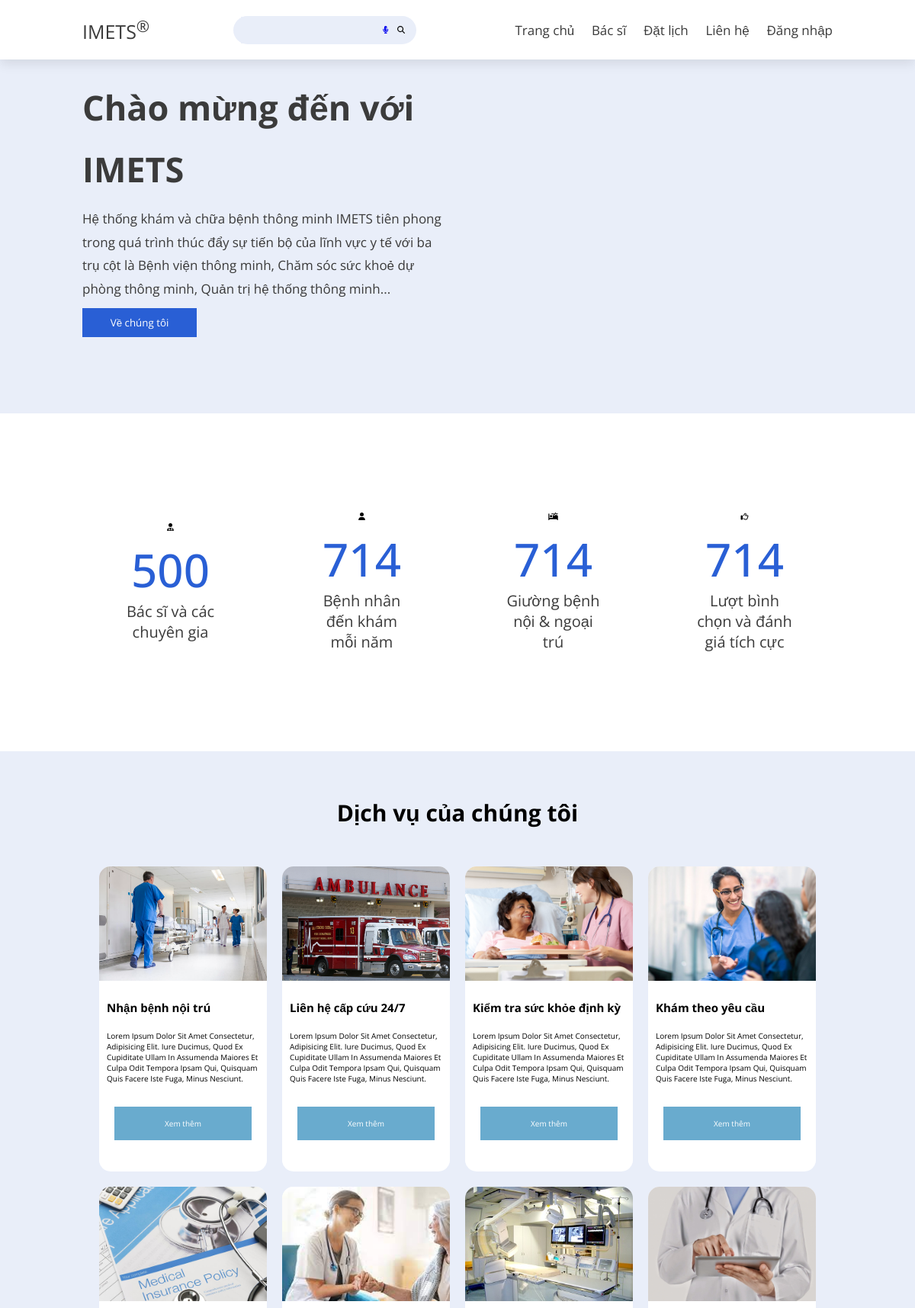
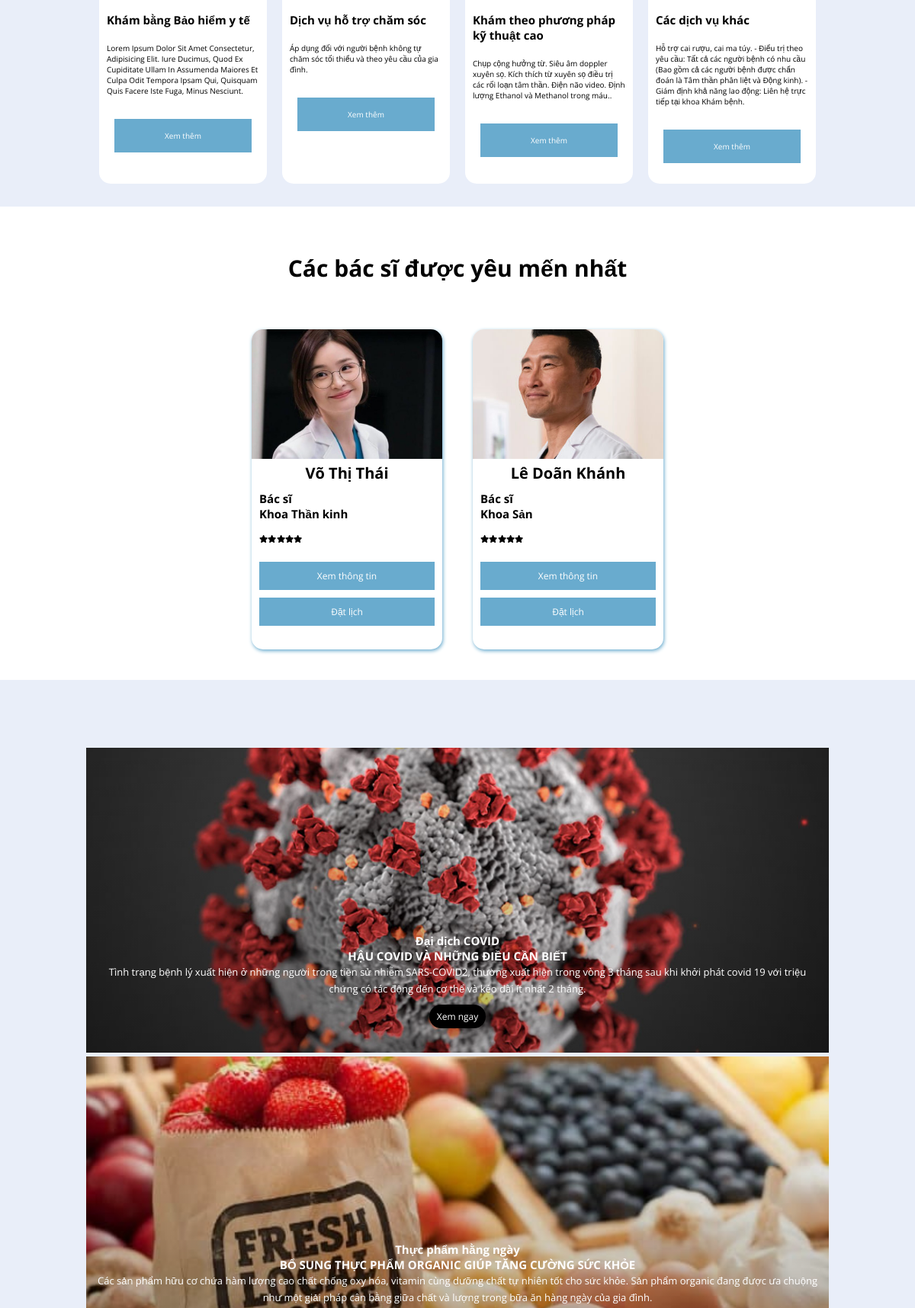
The page / (upper part) on the database its author committed (2 pictures, top to bottom).
### tables this page shows
CREATE TABLE `staff` (
  `ID_Staff` int(11) NOT NULL,
  `Name_Staff` varchar(100) NOT NULL,
  `DOB_Staff` date NOT NULL,
  `Sex_Staff` varchar(10) NOT NULL,
  `Address_Staff` varchar(200) NOT NULL,
  `CMND_Staff` varchar(15) NOT NULL,
  `PhoneNumber_Staff` varchar(25) NOT NULL,
  `Position` varchar(50) NOT NULL,
  `ID_Dept` int(11) NOT NULL,
  `DateStartWork` date NOT NULL,
  `VoteRate` double NOT NULL DEFAULT 0,
  `UserName` varchar(100) NOT NULL,
  `Password` varchar(100) NOT NULL
);

CREATE TABLE `img_staff` (
  `ID_ImgStaff` int(11) NOT NULL,
  `ID_Staff` int(11) DEFAULT NULL,
  `imgName` varchar(100) DEFAULT NULL
);

CREATE TABLE `dept` (
  `ID_Dept` int(11) NOT NULL,
  `Name_Dept` varchar(100) NOT NULL
);

### modules_client/main/homepage.php (the view, shortened to what this page needs)
<section class="home" id="home">
    <div class="content">
        <h3>Chào mừng đến với IMETS</h3>
        <p>Hệ thống khám và chữa bệnh thông minh IMETS tiên phong trong quá trình thúc đẩy sự tiến bộ của lĩnh vực y tế với ba trụ cột là Bệnh viện thông minh, Chăm sóc sức khoẻ dự phòng thông minh, Quản trị hệ thống thông minh...</p>
        <button class="buttonLogin" onclick="document.location='#about'" style="vertical-align:middle"><span>Về chúng tôi</span></button>
    </div>
</section>
<section class="icons-container" id="about">
<div class="counter-container">
    <i class="fas fa-user-md"></i>
    <div class="counter" data-target="500"></div>
    <span>Bác sĩ và các chuyên gia</span>
</div>
<div class="counter-container">
    <i class="fas fa-user"></i>
    <div class="counter" data-target="2000"></div>
    <span>Bệnh nhân đến khám mỗi năm</span>
</div>
<div class="counter-container">
    <i class="fas fa-procedures"></i>
    <div class="counter" data-target="1000"></div>
    <span>Giường bệnh nội & ngoại trú</span>
</div>
<div class="counter-container">
    <i class="far fa-thumbs-up"></i>
    <div class="counter" data-target="2000"></div>
    <span>Lượt bình chọn và đánh giá tích cực</span>
</div>
</section>
<section class="services" id="services">
    <h1 class="heading"> Dịch vụ của chúng tôi </h1>
    <div class="container-card">
        <div class="card">
            <div class="card-image card-1"></div>
            <h2>Nhận bệnh nội trú</h2>
            <p>Lorem Ipsum Dolor Sit Amet Consectetur, Adipisicing Elit. Iure Ducimus, Quod Ex Cupiditate Ullam In Assumenda Maiores Et Culpa Odit Tempora Ipsam Qui, Quisquam Quis Facere Iste Fuga, Minus Nesciunt.</p>
            <a href="">Xem thêm</a>
        </div>
        <div class="card">
            <div class="card-image card-2"></div>
            <h2>Liên hệ cấp cứu 24/7</h2>
            <p>Lorem Ipsum Dolor Sit Amet Consectetur, Adipisicing Elit. Iure Ducimus, Quod Ex Cupiditate Ullam In Assumenda Maiores Et Culpa Odit Tempora Ipsam Qui, Quisquam Quis Facere Iste Fuga, Minus Nesciunt.</p>
            <a href="">Xem thêm</a>
        </div>
        <div class="card">
            <div class="card-image card-3"></div>
            <h2>Kiểm tra sức khỏe định kỳ</h2>
            <p>Lorem Ipsum Dolor Sit Amet Consectetur, Adipisicing Elit. Iure Ducimus, Quod Ex Cupiditate Ullam In Assumenda Maiores Et Culpa Odit Tempora Ipsam Qui, Quisquam Quis Facere Iste Fuga, Minus Nesciunt.</p>
            <a href="">Xem thêm</a>
        </div>
        <div class="card">
            <div class="card-image card-4"></div>
            <h2>Khám theo yêu cầu</h2>
            <p>Lorem Ipsum Dolor Sit Amet Consectetur, Adipisicing Elit. Iure Ducimus, Quod Ex Cupiditate Ullam In Assumenda Maiores Et Culpa Odit Tempora Ipsam Qui, Quisquam Quis Facere Iste Fuga, Minus Nesciunt.</p>
            <a href="">Xem thêm</a>
        </div>
        <div class="card">
            <div class="card-image card-5"></div>
            <h2>Khám bằng Bảo hiểm y tế</h2>
            <p>Lorem Ipsum Dolor Sit Amet Consectetur, Adipisicing Elit. Iure Ducimus, Quod Ex Cupiditate Ullam In Assumenda Maiores Et Culpa Odit Tempora Ipsam Qui, Quisquam Quis Facere Iste Fuga, Minus Nesciunt.</p>
            <a href="">Xem thêm</a>
        </div>
        <div class="card">
            <div class="card-image card-6"></div>
            <h2>Dịch vụ hỗ trợ chăm sóc</h2>
            <p>Áp dụng đối với người bệnh không tự chăm sóc tối thiểu và theo yêu cầu của gia đình.</p>
            <a href="">Xem thêm</a>
        </div>
        <div class="card">
            <div class="card-image card-7"></div>
            <h2>Khám theo phương pháp kỹ thuật cao</h2>
            <p>Chụp cộng hưởng từ. Siêu âm doppler xuyên sọ. Kích thích từ xuyên sọ điều trị các rối loạn tâm thần. Điện não video. Định lượng Ethanol và Methanol trong máu..</p>
            <a href="">Xem thêm</a>
        </div>
        <div class="card">
            <div class="card-image card-8"></div>
            <h2>Các dịch vụ khác</h2>
            <p>Hỗ trợ cai rượu, cai ma túy.
- Điểu trị theo yêu cầu: Tất cả các người bệnh có nhu cầu (Bao gồm cả các người bệnh được chẩn đoán là Tâm thần phân liệt và Động kinh).
- Giám định khả năng lao động: Liên hệ trực tiếp tại khoa Khám bệnh.</p>
            <a href="">Xem thêm</a>
        </div>
    </div>
</section>
<section class="doctorList" id="doctors">
    <h2>Các bác sĩ được yêu mến nhất </h2>
    <?php
    include './config.php';
    $sql = "SELECT *
        FROM staff  JOIN dept ON dept.ID_Dept=staff.ID_Dept
        JOIN img_staff ON staff.ID_Staff=img_staff.ID_Staff
        WHERE staff.VoteRate>4
        GROUP BY staff.ID_Staff
        ORDER BY staff.VoteRate DESC";
    $query = mysqli_query($conn, $sql);
?>
    <div class="container-card">
        <?php
            while($rows = mysqli_fetch_array($query)){
        ?>
        <div class="card">
            <div class="card-image">
                <img src="./img/staff/<?php echo $rows["imgName"] ?>">
            </div>
            <h2><?php echo $rows["Name_Staff"] ?></h2>
            <h3><?php echo $rows["Position"] ?></h3>
            <h3><?php echo $rows["Name_Dept"] ?></h3>
            <div class="rating-slider">
                <?php
                    $numberOfStar = round($rows["VoteRate"]);
                    $fullStart=0;
                    while($fullStart < $numberOfStar){
                        $fullStart++;
                    ?>
                        <i class="fas fa-star"></i>
                <?php }
                ?>
            </div>
            <a href="./index.php?page_layout=detail_doctors&id= <?php echo $rows['ID_Staff'] ?>">Xem thông tin</a>
            <a href="">Đặt lịch</a>
        </div>
        <?php
            }
        ?>
    </div>
</section>
<section class="blogs" id="blogs">
    <div class = "product-collection">
        <div class = "container-collection">
            <div class = "product-collection-wrapper">
                <div class = "product-col-left flex">
                    <div class = "product-col-content">
                        <h2 class = "sm-title">Đại dịch COVID</h2>
                        <h2 class = "md-title">HẬU COVID VÀ NHỮNG ĐIỀU CẦN BIẾT</h2>
                        <p class = "text-light">Tình trạng bệnh lý xuất hiện ở những người trong tiền sử nhiễm SARS-COVID2, thường xuất hiện trong vòng 3 tháng sau khi khởi phát covid 19 với triệu chứng có tác động đến cơ thể và kéo dài ít nhất 2 tháng.</p>
                        <button type = "button" class = "btn-dark">Xem ngay</button>
                    </div>
                </div>
                <div class = "product-col-right">
                    <div class = "product-col-r-top flex">
                        <div class = "product-col-content">
                            <h2 class = "sm-title">Thực phẩm hằng ngày</h2>
                            <h2 class = "md-title">BỔ SUNG THỰC PHẨM ORGANIC GIÚP TĂNG CƯỜNG SỨC KHỎE</h2>
                            <p class = "text-light">Các sản phẩm hữu cơ chứa hàm lượng cao chất chống oxy hóa, vitamin cùng dưỡng chất tự nhiên tốt cho sức khỏe. Sản phẩm organic đang được ưa chuộng như một giải pháp cân bằng giữa chất và lượng trong bữa ăn hàng ngày của gia đình.</p>
                        </div>
                    </div>
                </div>
            </div>
        </div>
    </div>
</section>

### index.php (shortened to what this page needs)
<!DOCTYPE html>
<html lang="en">
<head>
    <link rel="stylesheet" href="https://cdnjs.cloudflare.com/ajax/libs/font-awesome/5.15.4/css/all.min.css">
    <link rel="stylesheet" href="./modules_client/style/index.css">
     <link
      rel="stylesheet"
      href="https://unpkg.com/swiper/swiper-bundle.min.css"
    />
</head>
<body>
    <?php
        if(!isset($_SESSION['login_client'])){
            include './modules_client/header/header_login.php';
        } else {
            include './modules_client/header/header_loggedin.php';
        }
        include './modules_client/main.php';
	?>
</body>
</html>

### modules_client/header/header_login.php (shortened to what this page needs)
<header class="header">
    <a href="./index.php" class="logo">IMETS<sup>&reg;</sup></a>
    <form id="labnol">
      <input type="text" id="transcript">
      <a href="#" onclick="startDictation()">
        <i class="fas fa-microphone-alt" aria-hidden="true"></i>
      </a>
      <a onclick="searching()">
        <i class="fa fa-search" aria-hidden="true"></i>
      </a>
    </form>
    <nav class="navbar">
        <a href="./index.php">Trang chủ</a>
        <a href="./index.php?page_layout=doctors">Bác sĩ</a>
        <a href="./index.php?page_layout=booking">Đặt lịch</a>
        <a href="#footer">Liên hệ</a>
        <a href="./modules_client/login-signin/loginForm.php" name="login_btn">Đăng nhập</a>
    </nav>
</header>

### modules_client/main.php
<?php
    if(isset($_GET['page_layout'])){
        switch ($_GET['page_layout']) {
            case 'doctors':
                include './modules_client/doctors/list_doctors.php';
                break;
            case 'detail_doctors':
                include './modules_client/doctors/detail_doctors.php';
                break;
            case 'clipboard':
                include './modules_client/doctors/clipboard.php';
                break;
            case 'booking':
                include './modules_client/booking/booking.php';
                break;
            case 'medicalBook':
                include './modules_client/medicalBook/medicalBook.php';
                break;
            case 'prescription':
                include './modules_client/prescription/prescription.php';
                break;
            case 'profile':
                include './modules_client/profile/profile.php';
                break;
            case 'search':
                include './modules_client/search/search.php';
                break;
        }
    }else {
        include './modules_client/main/homepage.php';
    }
?>

### modules_client/style/index.css (style rules this page uses)
:root { --white:#ffffff; --lightblue:#E9EEF9; --blue:#295FD5; --blacktext:#3B3B3B; --red: #E85253; --box-shadow:.5rem .5rem 0 rgba(22, 86, 160, 0.2); --text-shadow:.4rem .4rem 0 rgba(0, 0, 0, .2); --border:.2rem solid var(--blue); }
* { font-family: 'Open Sans', sans-serif; margin:0; padding: 0; box-sizing: border-box; outline: none; border: none; transition: all .2s ease-out; text-decoration: none; }
html { font-size: 62.5%; overflow-x: hidden; scroll-padding-top: 7rem; scroll-behavior: smooth; }
section { padding:2rem 9%; }
section:nth-child(even) { background: var(--lightblue); }

### modules_client/style/header.css (style rules this page uses)
.header { padding:2rem 9%; position: fixed; top:0; left: 0; right: 0; z-index: 1000; box-shadow: 0 .5rem 1.5rem rgba(0, 0, 0, .1); display: flex; align-items: center; justify-content: space-between; background: #fff; }
.header .logo { font-size: 2.5rem; color: var(--blacktext); }
.header .navbar a { font-size: 1.7rem; color: var(--blacktext); margin-left: 2rem; }
#labnol { background-color: var(--lightblue); width: 20vw; padding: 0.1% 1%; border-radius: 20px; display: flex; flex-direction: row; flex-wrap: nowrap; justify-content: space-around; align-items: stretch; align-content: stretch; }
#labnol input { background-color: var(--lightblue); width: 15vw; font-size: 1.5rem; padding: 2.5%; }
#labnol a { border-radius: 35px; width: 35px; height: 35px; text-align: center; line-height: 35px; cursor: pointer; }

### modules_client/style/list_doctors.css (style rules this page uses)
.doctorList .container-card .card { box-shadow: 1px 2px 5px #69ABCE; width: 250px; height: 420px; margin: 2rem; }
.doctorList .card .card-image img { width: 250px; height: 170px; margin-bottom: 15px; object-fit: cover; border-radius: 15px 15px 0 0; }
.doctorList .card h2 { font-size: 2.0rem; }
.doctorList .card h3 { padding-left: 10px; font-size: 1.5rem; }
.doctorList .container-card .card .rating-slider { display: flex; align-items: center; margin: 18px 0 25px; padding-left: 10px; }
.doctorList .container-card .card a { margin: 10px 10px 0; font-size: 1.2rem; padding: 10px 0; }

### rows shown on the page
staff: img_staff.imgName (picture), Name_Staff "Võ Thị Thái", Position "Bác sĩ", ID_Dept.Name_Dept "Khoa Thần kinh"
staff: img_staff.imgName (picture), Name_Staff "Lê Doãn Khánh", Position "Bác sĩ", ID_Dept.Name_Dept "Khoa Sản"
